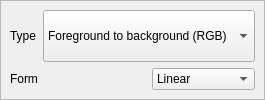
       <widget class="QFrame" name="gradient_frame">
        <property name="sizePolicy">
         <sizepolicy hsizetype="Preferred" vsizetype="Preferred">
          <horstretch>0</horstretch>
          <verstretch>0</verstretch>
         </sizepolicy>
        </property>
        <property name="frameShape">
         <enum>QFrame::StyledPanel</enum>
        </property>
        <property name="frameShadow">
         <enum>QFrame::Raised</enum>
        </property>
        <layout class="QGridLayout">
         <property name="leftMargin">
          <number>9</number>
         </property>
         <property name="topMargin">
          <number>9</number>
         </property>
         <property name="rightMargin">
          <number>9</number>
         </property>
         <property name="bottomMargin">
          <number>9</number>
         </property>
         <property name="spacing">
          <number>6</number>
         </property>
         <item row="0" column="0">
          <widget class="QLabel" name="label_4">
           <property name="text">
            <string>Type</string>
           </property>
          </widget>
         </item>
         <item row="0" column="1" colspan="2">
          <widget class="QComboBox" name="gradient_type">
           <property name="sizePolicy">
            <sizepolicy hsizetype="Preferred" vsizetype="Preferred">
             <horstretch>0</horstretch>
             <verstretch>0</verstretch>
            </sizepolicy>
           </property>
           <item>
            <property name="text">
             <string>Foreground to background (RGB)</string>
            </property>
           </item>
           <item>
            <property name="text">
             <string>Foreground to transparency</string>
            </property>
           </item>
          </widget>
         </item>
         <item row="1" column="0" colspan="2">
          <widget class="QLabel" name="label_3">
           <property name="text">
            <string>Form</string>
           </property>
          </widget>
         </item>
         <item row="1" column="2">
          <widget class="QComboBox" name="gradient_form">
           <item>
            <property name="text">
             <string>Linear</string>
            </property>
           </item>
           <item>
            <property name="text">
             <string>Circular</string>
            </property>
           </item>
          </widget>
         </item>
        </layout>
       </widget>
